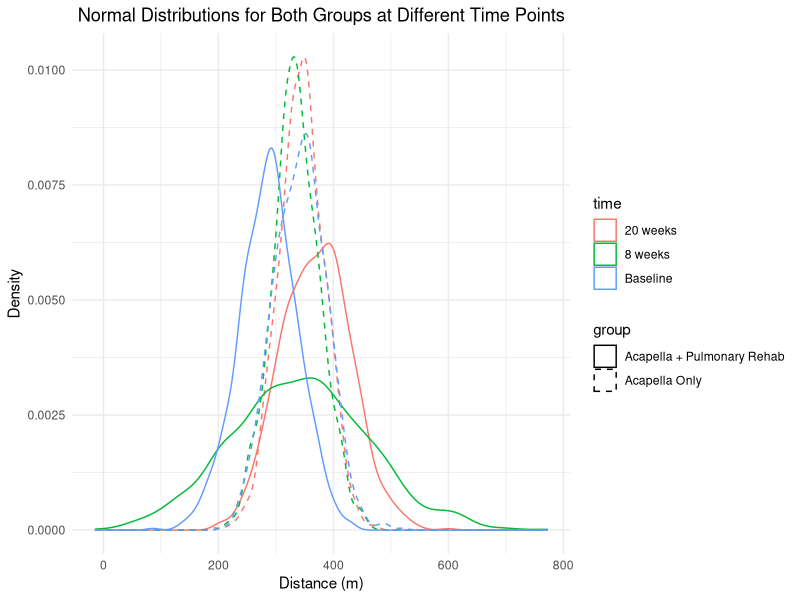
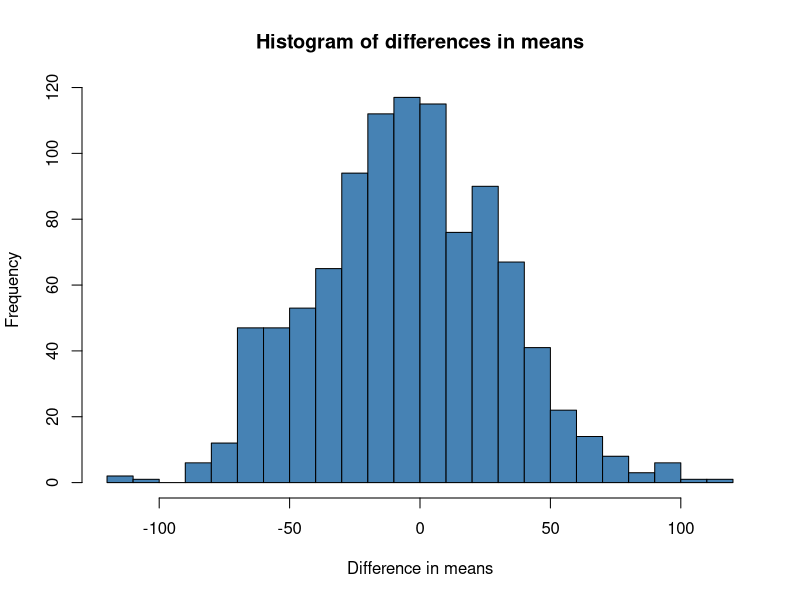

Source code (R) for these figures, in order:
# Exercise 12

# Question 1:
# Baseline values are rather different. The second group
# has more "room" to improve. This should be considered in the analysis
# within an adequate model.

# Question 2:
# standard error, SE. This is the standard deviation of the mean in this case.

# Question 3:
# Load necessary library
library(ggplot2)

# Define parameters for each time point for Acapella Only group
data_acapella <- data.frame(
  time = c("Baseline", "8 weeks", "20 weeks"),
  mean = c(343.3, 338.7, 343.3),
  sd = c(44.4, 42.2, 39.8)
)

# Generate 1000 random samples for each time point for Acapella Only group
expanded_data_acapella <- data.frame(
  distance = c(rnorm(1000, mean = data_acapella$mean[1], sd = data_acapella$sd[1]),
               rnorm(1000, mean = data_acapella$mean[2], sd = data_acapella$sd[2]),
               rnorm(1000, mean = data_acapella$mean[3], sd = data_acapella$sd[3])),
  time = rep(data_acapella$time, each = 1000),
  group = "Acapella Only"
)

# Define parameters for each time point for Acapella + Pulmonary Rehab group
data_pr <- data.frame(
  time = c("Baseline", "8 weeks", "20 weeks"),
  mean = c(287.5, 344.2, 367.5),
  sd = c(50.6, 115.5, 61.5)
)

# Generate 1000 random samples for each time point for Acapella + Pulmonary Rehab group
expanded_data_pr <- data.frame(
  distance = c(rnorm(1000, mean = data_pr$mean[1], sd = data_pr$sd[1]),
               rnorm(1000, mean = data_pr$mean[2], sd = data_pr$sd[2]),
               rnorm(1000, mean = data_pr$mean[3], sd = data_pr$sd[3])),
  time = rep(data_pr$time, each = 1000),
  group = "Acapella + Pulmonary Rehab"
)

# Combine data for both groups
combined_data <- rbind(expanded_data_acapella, expanded_data_pr)

# Plot the density curves for each time point and group
ggplot(combined_data, aes(x = distance, color = time, linetype = group)) +
  geom_density() +
  labs(title = "Normal Distributions for Both Groups at Different Time Points",
       x = "Distance (m)", y = "Density") +
  theme_minimal() + 
  theme(plot.title = element_text(hjust = 0.5)) +
  scale_linetype_manual(values = c("solid", "dashed"))  # Solid lines for one group, dashed for the other

# We can see that in the Acapella only group, there is not discernable difference
# from baseline to 8/20 weeks, wheras
# in the Acapella + Pulmonary Rehab group, there is a clear shift to the right
# (higher distance)


# Question 4:
# Figure 2 and Table 2:
# The "(m)" stands for meters.
# The bars seem not to be the estimate +/- standard error (=s/sqrt(n)).
# What they probably meant was an approximate 95% confidence interval
# for the mean, which is:
# x_bar +/- t_{n-1, 0.975} * s / sqrt(n)
# https://en.wikipedia.org/wiki/Standard_error

# Mean +/- SE
344.2 + 115.5 / sqrt(12) # 377.542 -> upper end of bar? seems to be relatively exactly at 400
344.2 - 115.5 / sqrt(12) # 310.858 -> lower end of bar? bar seems to be below 300 in Figure 2a

# Example at 8 weeks:
344.2 + qt(0.975, 11) * 115.5 / sqrt(12) # 417.5852
344.2 - qt(0.975, 11) * 115.5 / sqrt(12) # 270.8148

# or (approximately):
344.2 + qnorm(0.975) * 115.5 / sqrt(12) # 409.5491
344.2 - qnorm(0.975) * 115.5 / sqrt(12) # 278.8509
# These seem to fit the bars better.



# Question 5:
n_sim <- 1000
diffs <- numeric(n_sim)
for(i in 1:n_sim){
  x_gr1_8_weeks <- rnorm(15, 338.7, sd = 42.2)
  x_gr2_8_weeks <- rnorm(12, 344.2, sd = 115.5)
 
  diffs[i] <- mean(x_gr1_8_weeks) - mean(x_gr2_8_weeks)  
}

hist(diffs, breaks = 30, col = "steelblue", border = "black", 
     xlab = "Difference in means", main = "Histogram of differences in means")
quantile(diffs, c(0.015, 0.985))

# How would the distribution change if we took the same group means?
